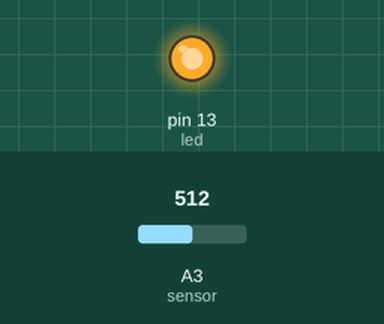
Recording of a sketch running on a simulated Arduino Uno, built with avr-gcc and run on an emulated ATmega328P. Shown: output pins drawn as LEDs (lit = HIGH). Inputs (shaded band) come from the test bench; at power-on: A3 (sensor) = 512. What the sketch prints to the serial monitor is not drawn.

Above: at 1.2 s.
1.3 s: A3 (sensor) set to 55
4.3 s: A3 (sensor) set to 46
At 5.3 s:
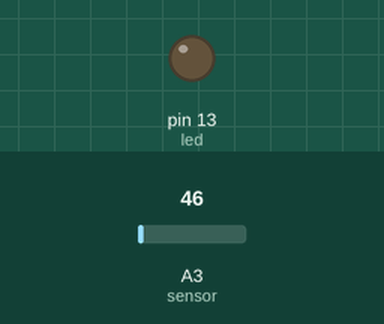
Timing chart, 0 to 7.3 s (numbered marks = the images above; inputs shaded):
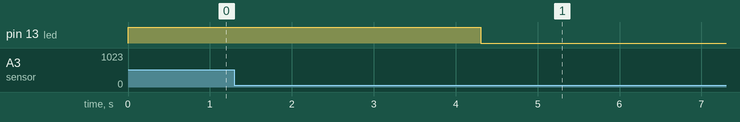

Measured:
- the behaviour switches between 51 and 50 on A3 (sensor) (found by bisection; images 0 and 1)
- after the input at 1.3 s, every drawn part: stays the same
- after the input at 4.3 s, pin 13 (led): HIGH → LOW at once

The sketch:

Bluetooth_Piezoelectricity.ino
```cpp
#include <SoftwareSerial.h>
#include <TimerOne.h>
#include <FastLED.h>

int blueTx=2;   //Tx (보내는핀 설정)at
int blueRx=3;   //Rx (받는핀 설정)
SoftwareSerial mySerial(blueTx, blueRx);  //시리얼 통신을 위한 객체선언

int sensor = A3;   // 압전 센서핀을 A3번으로 설정
int led = 13;      // LED핀을 11번으로 설정

int val_count = 0;
int bt_count = 0;

#define LED_PIN 5
#define NUM_LEDS 100
#define BRIGHTNESS 250
#define LED_TYPE WS2811
#define COLOR_ORDER GRB
CRGB leds[NUM_LEDS];

#define UPDATES_PER_SECOND 100

void setup(){
  Serial.begin(9600);    //시리얼 통신, 속도는 9600
  mySerial.begin(9600); //블루투스 통신, 속도는 9600
  pinMode(led, OUTPUT);  // LED 결과값으로 설정
}

void loop(){
  int val = analogRead(sensor);  //압전 센서의 데이터 받아오기
  if(val > 50)             // 압전 센서의 데이터값으로 LED 제어
  {
    digitalWrite(led, HIGH);
    mySerial.println("물건 있음");  //시리얼 모니터 내용을 블루추스 측에 WRITE
    Serial.println("물건 있음");
  } else
  {
    digitalWrite(led,LOW);
    mySerial.println("물건 없음");  //시리얼 모니터 내용을 블루추스 측에 WRITE
    Serial.println("물건 없음");
  }
}
```
